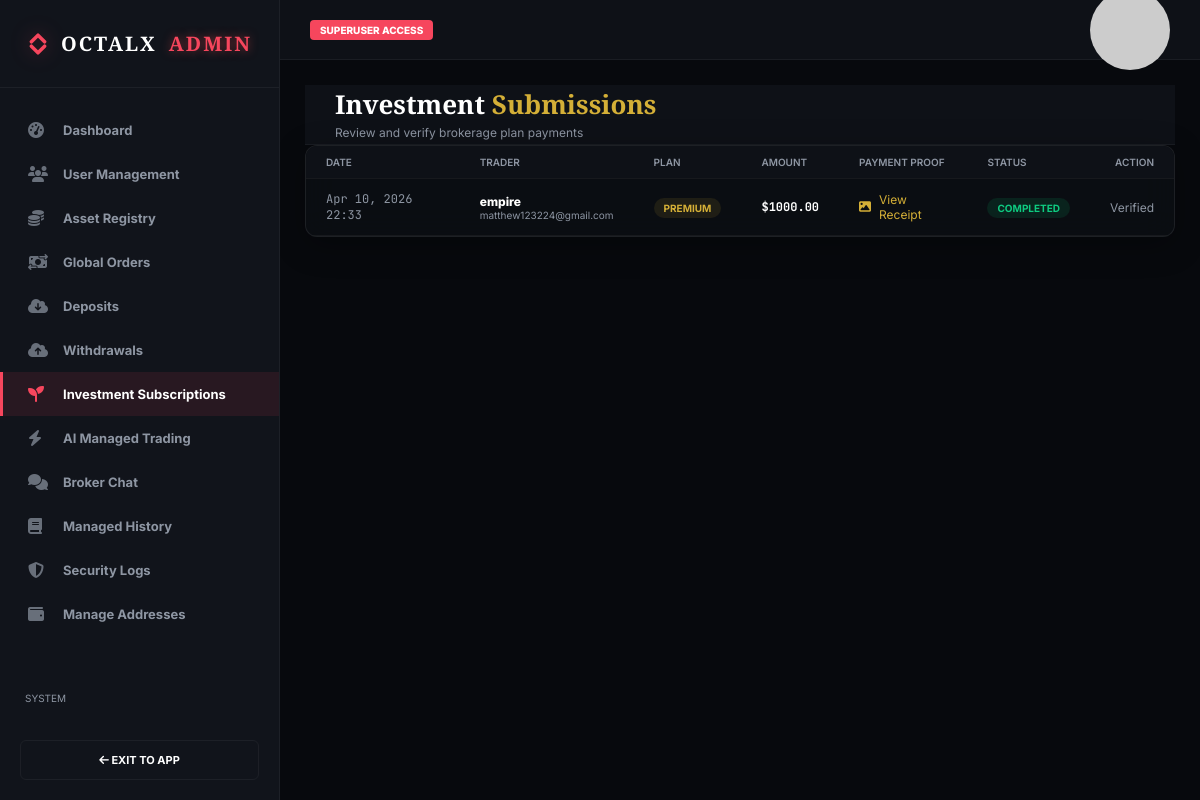
The page /et-admin/investments/ (signed in) on the database its author committed.
### core/models.py (models this page shows, shortened)
class InvestmentPayment(models.Model):
    user = models.ForeignKey(settings.AUTH_USER_MODEL, on_delete=models.CASCADE)
    plan_name = models.CharField(max_length=100)
    amount = models.DecimalField(max_digits=20, decimal_places=2)
    asset_symbol = models.CharField(max_length=10, default='BTC')
    receipt_image = models.ImageField(upload_to='investment_receipts/')
    status = models.CharField(max_length=20, choices=[('PENDING', 'Pending'), ('COMPLETED', 'Completed'), ('REJECTED', 'Rejected'), ('EXPIRED', 'Expired')], default='PENDING')
    timestamp = models.DateTimeField(auto_now_add=True)

### core/views.py (the view)
# urls.py: path('et-admin/investments/', views.custom_admin_investments, name='custom_admin_investments'),
@user_passes_test(lambda u: u.is_active and u.is_superuser, login_url='login')
def custom_admin_investments(request):
    investments = InvestmentPayment.objects.select_related('user').order_by('-timestamp')
    return render(request, 'core/custom_admin/investments.html', {'investments': investments})

### core/context_processors.py (called while the page is built)
def currency_context(request):
    if not request.user.is_authenticated:
        return {'pref_symbol': '$', 'pref_currency': 'USD', 'currency_rate': Decimal('1.00')}
    try:
        profile = request.user.profile
        profile.check_plan_expiry() # Force check on every page load
        pref = profile.preferred_currency
    except:
        pref = 'USD'
    rates = {
        'USD': ('$', Decimal('1.00')),
        'NGN': ('₦', Decimal('1500.00')),
        'EUR': ('€', Decimal('0.92')),
        'GBP': ('£', Decimal('0.79')),
    }
    symbol, rate = rates.get(pref, ('$', Decimal('1.00')))
    return {
        'pref_symbol': symbol,
        'pref_currency': pref,
        'currency_rate': rate,
    }

### core/models.py (called while the page is built, shortened)
    def check_plan_expiry(self):
        from django.utils import timezone
        from datetime import timedelta
        from .models import InvestmentPayment
        has_valid = InvestmentPayment.objects.filter(
            user=self.user,
            status='COMPLETED',
            timestamp__gte=timezone.now() - timedelta(days=30)
        ).exists()
        return not has_valid

### templates/core/custom_admin/investments.html
{% extends 'core/custom_admin/admin_base.html' %}
{% load static %}
{% block admin_content %}
<div class="admin-header">
    <div>
        <h1 class="admin-title">Investment <span style="color:var(--primary);">Submissions</span></h1>
        <p class="admin-sub">Review and verify brokerage plan payments</p>
    </div>
</div>
<div class="data-card glass" style="padding: 0; overflow: hidden;">
    <table class="data-table">
        <thead>
            <tr>
                <th>Date</th>
                <th>Trader</th>
                <th>Plan</th>
                <th>Amount</th>
                <th>Payment Proof</th>
                <th>Status</th>
                <th class="right">Action</th>
            </tr>
        </thead>
        <tbody>
            {% for p in investments %}
            <tr>
                <td data-label="Date" class="mono dim">{{ p.timestamp|date:"M d, Y H:i" }}</td>
                <td data-label="Trader">
                    <div style="font-weight: 800;">{{ p.user.username }}</div>
                    <div style="font-size: 10px; color: var(--text-secondary);">{{ p.user.email }}</div>
                </td>
                <td data-label="Plan">
                    <span class="badge" style="background: rgba(212,175,55,0.1); color: var(--primary);">{{ p.plan_name }}</span>
                </td>
                <td data-label="Amount" class="mono bold">${{ p.amount }}</td>
                <td data-label="Payment Proof">
                    {% if p.receipt_image %}
                    <a href="{{ p.receipt_image.url }}" target="_blank" style="color: var(--primary); text-decoration: none; display: flex; align-items: center; gap: 8px;">
                        <i class="fas fa-image"></i> View Receipt
                    </a>
                    {% else %}
                    <span class="dim">No receipt</span>
                    {% endif %}
                </td>
                <td data-label="Status">
                    <span class="badge badge-{{ p.status|lower }}">{{ p.status }}</span>
                </td>
                <td data-label="Action" class="right">
                    {% if p.status == 'PENDING' %}
                    <div style="display: flex; gap: 8px; justify-content: flex-end;">
                        <a href="{% url 'admin_approve_investment' p.id %}" class="bc-btn" style="padding: 5px 12px; font-size: 11px; background: var(--success); color: black;">Approve</a>
                        <a href="{% url 'admin_reject_investment' p.id %}" class="bc-btn" style="padding: 5px 12px; font-size: 11px; background: var(--danger); color: white;">Reject</a>
                    </div>
                    {% else %}
                    <span class="dim">Verified</span>
                    {% endif %}
                </td>
            </tr>
            {% empty %}
            <tr>
                <td colspan="7" class="center dim" style="padding: 40px;">No investment submissions found.</td>
            </tr>
            {% endfor %}
        </tbody>
    </table>
</div>
{% endblock %}

### static/css/style.css (style rules this page uses)
:root { --bg-dark: #07090d; --bg-panel: #0e1117; --bg-surface: #161a23; --primary: #d4af37; --primary-glow: rgba(212, 175, 55, 0.2); --success: #0ecb81; --success-gradient: linear-gradient(135deg, #0ecb81 0%, #0ba266 100%); --danger: #f6465d; --danger-gradient: linear-gradient(135deg, #f6465d 0%, #c93a4c 100%); --text-primary: #ffffff; --text-secondary: #8e96a3; --border: rgba(255, 255, 255, 0.05); --font-main: "Inter", system-ui, -apple-system, sans-serif; }
* { margin: 0; padding: 0; box-sizing: border-box; }
body { background-color: var(--bg-dark); color: var(--text-primary); font-family: var(--font-main); height: 100vh; display: flex; overflow: hidden; position: relative; }
.mono { font-family: "JetBrains Mono", monospace; }
.bold { font-weight: 700; }
.dim { color: var(--text-secondary); }
.glass { background: rgba(14, 17, 23, 0.6); backdrop-filter: blur(16px); -webkit-backdrop-filter: blur(16px); border: 1px solid rgba(255, 255, 255, 0.08); box-shadow: 0 8px 32px 0 rgba(0, 0, 0, 0.3); }
.badge { padding: 4px 10px; border-radius: 20px; font-size: 10px; font-weight: 700; text-transform: uppercase; }
.badge-filled, .badge-completed { background: rgba(0, 223, 130, 0.1); color: var(--success); }
.data-table { width: 100%; border-collapse: collapse; font-size: 12px; }
.data-table th { text-align: left; padding: 10px 20px; font-size: 10px; text-transform: uppercase; color: var(--text-secondary); font-weight: 600; position: sticky; top: 0; background: var(--bg-panel); border-bottom: 1px solid var(--border); }
.data-table td { padding: 12px 20px; border-bottom: 1px solid var(--border); }
.data-table .right, .data-table th.right { text-align: right; }
.data-card { border-radius: 12px; overflow: hidden; }
.data-card.glass { padding: 20px; }
.admin-header { height: 60px; background: var(--bg-panel); border-bottom: 1px solid var(--border); display: flex; align-items: center; justify-content: space-between; padding: 0 30px; }
.admin-title { font-family: 'Cinzel', serif !important; font-size: 26px !important; margin-bottom: 4px !important; color: white !important; line-height: 1.2 !important; }
.admin-sub { color: var(--text-secondary) !important; font-size: 12px !important; margin: 0 !important; }

### rows shown on the page
InvestmentPayment: timestamp "Apr 10, 2026 22:33", user.username "empire", user.email "matthew123224@gmail.com", plan_name "PREMIUM", amount "1000.00", status "COMPLETED", shows "Verified"
